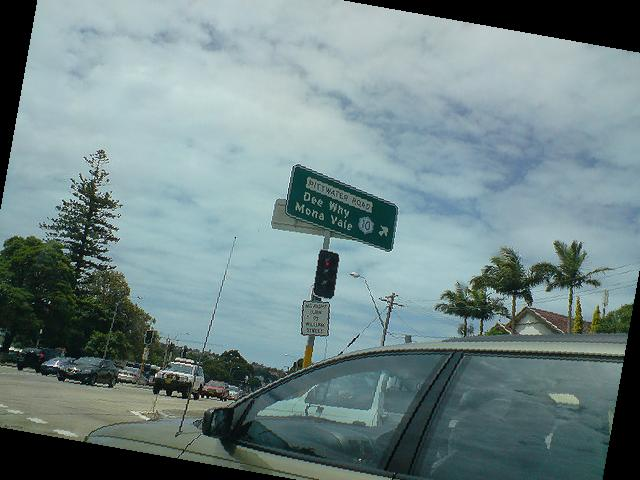
#> input picture tests/rotation/rotated_img_-10.jpg, 640 x 480 px, given in place of 000000581887.jpg, which was not available
$ python rotation_varbounds.py
#> lines starting #> are read from the running program, lines starting #| are printed output that depends on the picture
from PIL import Image


def rotate_image(image_path, alpha, output_path=None):
#> called with alpha = -45
    image = Image.open(image_path).convert("RGB")
#> image is the input picture: PIL image 640x480 RGB; mean R, G, B 113.2, 133.9, 135.1

    rotated_img = image.rotate(alpha, expand=False)
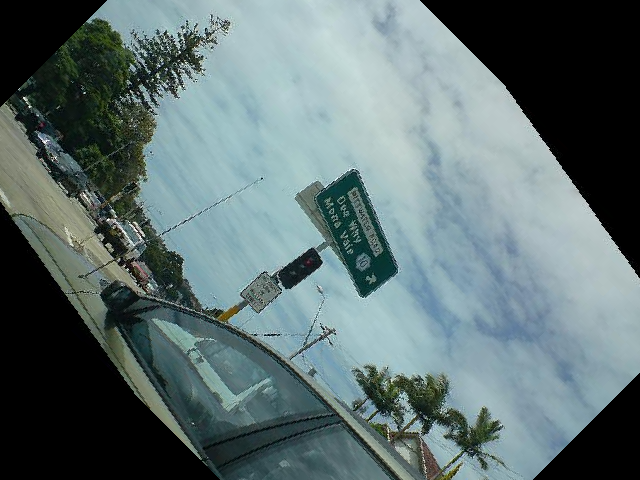
#> rotated_img: PIL image 640x480 RGB; mean R, G, B 95.4, 112.8, 113.9

    if output_path is not None:
        rotated_img.save(output_path)

    return rotated_img


if __name__ == "__main__":
    image_path = "/home/ubuntu/Metamorphic-Testing-for-Vision-Language-Models/base_tests_images/000000581887.jpg"
    alpha = -45                                         # rotation angle in degrees
    output_path = f"/home/ubuntu/last_version/tests/rotation/rotated_img_{alpha}.jpg"

    rotate_image(image_path, alpha, output_path)

    print(f"Rotation angle: {alpha}")
    print(f"Saved image: {output_path}")

$ run again, on tests/rotation/rotated_img_30.jpg
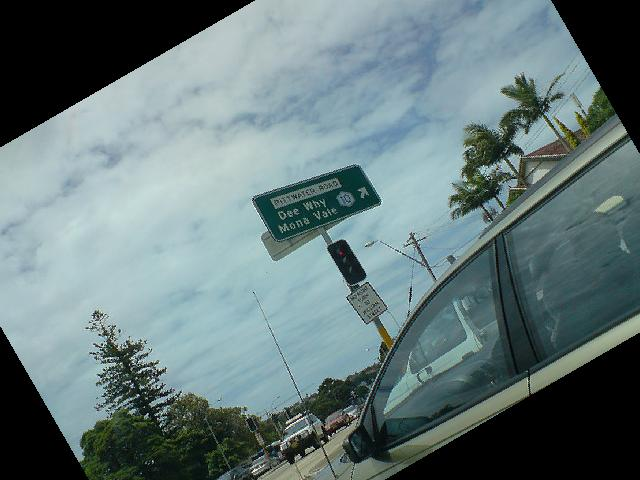
#> input picture tests/rotation/rotated_img_30.jpg, 640 x 480 px, given in place of 000000581887.jpg, which was not available
#> in rotate_image, image is the input picture: PIL image 640x480 RGB; mean R, G, B 102.4, 121.6, 123
#> in rotate_image, `rotated_img = image.rotate(alpha, expand=False)`:
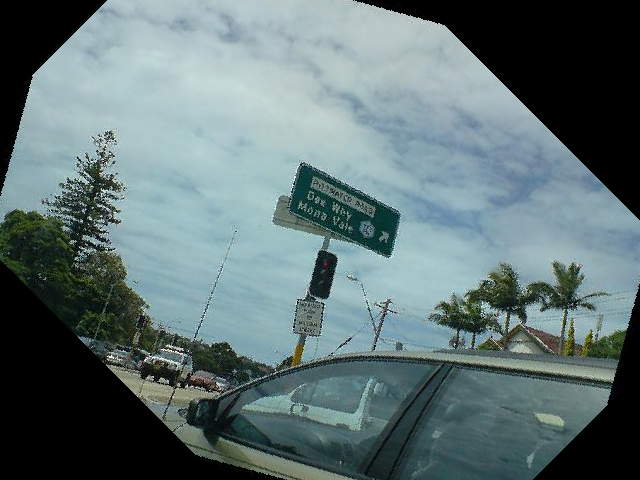
#> rotated_img: PIL image 640x480 RGB; mean R, G, B 96.7, 115.2, 116.7

$ run again, on tests/rotation/rotated_img_40.jpg
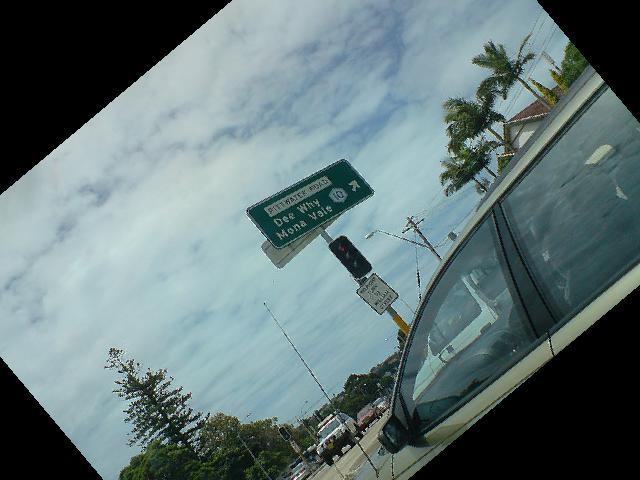
#> input picture tests/rotation/rotated_img_40.jpg, 640 x 480 px, given in place of 000000581887.jpg, which was not available
#> in rotate_image, image is the input picture: PIL image 640x480 RGB; mean R, G, B 100.8, 119.7, 121
#> in rotate_image, `rotated_img = image.rotate(alpha, expand=False)`:
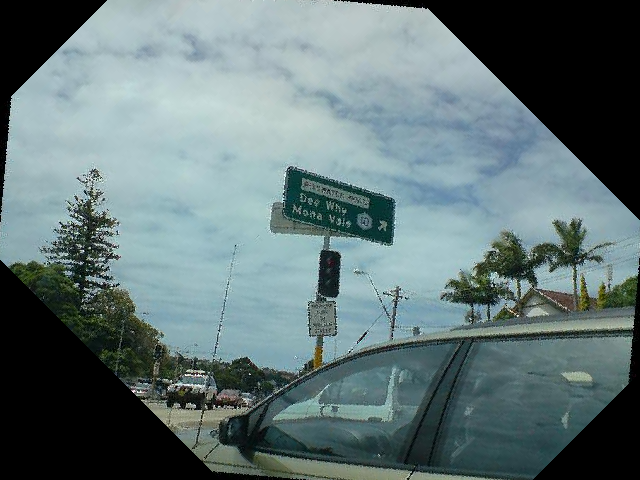
#> rotated_img: PIL image 640x480 RGB; mean R, G, B 98.7, 117.4, 118.9

$ run again, on tests/rotation/rotated_img_45.jpg
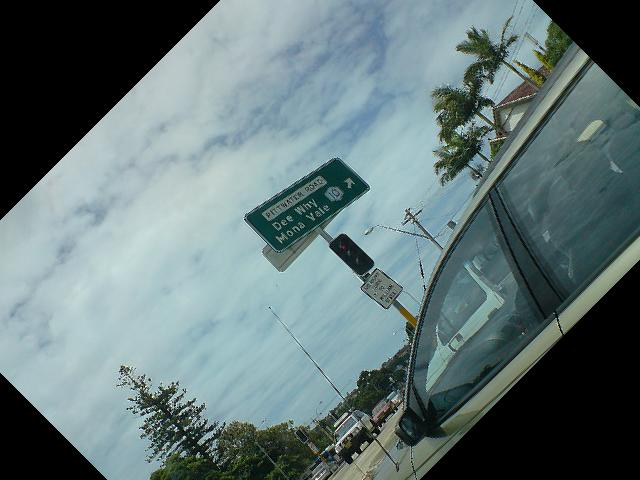
#> input picture tests/rotation/rotated_img_45.jpg, 640 x 480 px, given in place of 000000581887.jpg, which was not available
#> in rotate_image, image is the input picture: PIL image 640x480 RGB; mean R, G, B 100.4, 119.2, 120.5
#> in rotate_image, `rotated_img = image.rotate(alpha, expand=False)`:
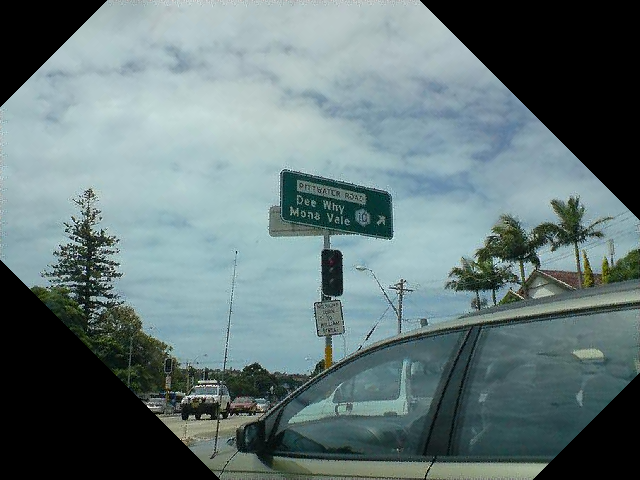
#> rotated_img: PIL image 640x480 RGB; mean R, G, B 100.4, 119.1, 120.4
